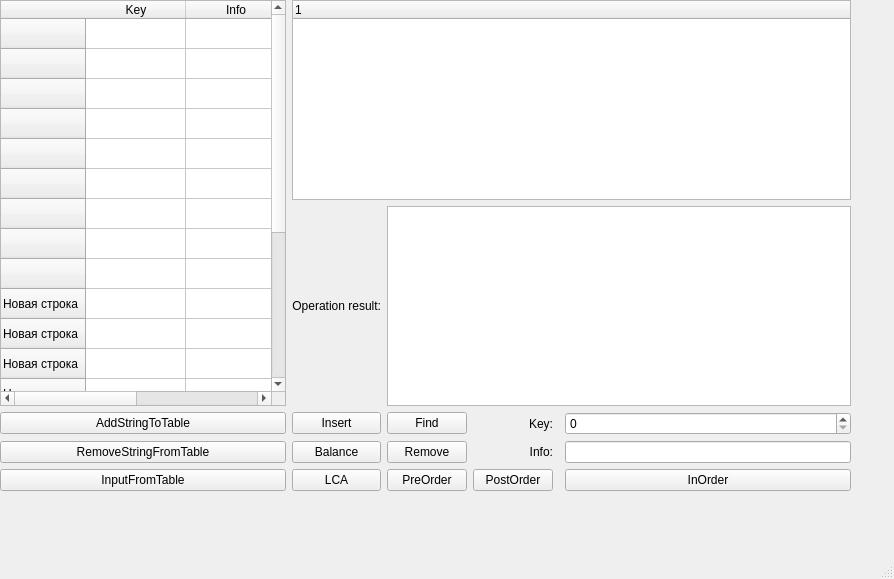
<?xml version="1.0" encoding="UTF-8"?>
<ui version="4.0">
 <class>MainWindow</class>
 <widget class="QMainWindow" name="MainWindow">
  <property name="geometry">
   <rect>
    <x>0</x>
    <y>0</y>
    <width>894</width>
    <height>579</height>
   </rect>
  </property>
  <property name="windowTitle">
   <string>MainWindow</string>
  </property>
  <widget class="QWidget" name="centralwidget">
   <widget class="QWidget" name="gridLayoutWidget">
    <property name="geometry">
     <rect>
      <x>0</x>
      <y>0</y>
      <width>851</width>
      <height>491</height>
     </rect>
    </property>
    <layout class="QGridLayout" name="gridLayout">
     <item row="2" column="1">
      <widget class="QPushButton" name="insertButton">
       <property name="text">
        <string>Insert</string>
       </property>
      </widget>
     </item>
     <item row="4" column="0">
      <widget class="QPushButton" name="inputButton">
       <property name="text">
        <string>InputFromTable</string>
       </property>
      </widget>
     </item>
     <item row="3" column="1">
      <widget class="QPushButton" name="balanceButton">
       <property name="text">
        <string>Balance</string>
       </property>
      </widget>
     </item>
     <item row="2" column="3">
      <widget class="QLabel" name="label_2">
       <property name="text">
        <string>Key:</string>
       </property>
       <property name="alignment">
        <set>Qt::AlignRight|Qt::AlignTrailing|Qt::AlignVCenter</set>
       </property>
      </widget>
     </item>
     <item row="2" column="5">
      <widget class="QSpinBox" name="keySpinBox"/>
     </item>
     <item row="2" column="0">
      <widget class="QPushButton" name="addStringButton">
       <property name="text">
        <string>AddStringToTable</string>
       </property>
      </widget>
     </item>
     <item row="2" column="2">
      <widget class="QPushButton" name="findButton">
       <property name="text">
        <string>Find</string>
       </property>
      </widget>
     </item>
     <item row="4" column="1">
      <widget class="QPushButton" name="leavesButton">
       <property name="text">
        <string>LCA</string>
       </property>
      </widget>
     </item>
     <item row="4" column="3">
      <widget class="QPushButton" name="postorderButton">
       <property name="text">
        <string>PostOrder</string>
       </property>
      </widget>
     </item>
     <item row="0" column="1" colspan="5">
      <widget class="QTreeWidget" name="treeWidget">
       <column>
        <property name="text">
         <string notr="true">1</string>
        </property>
       </column>
      </widget>
     </item>
     <item row="1" column="1">
      <widget class="QLabel" name="label">
       <property name="text">
        <string>Operation result:</string>
       </property>
       <property name="alignment">
        <set>Qt::AlignRight|Qt::AlignTrailing|Qt::AlignVCenter</set>
       </property>
      </widget>
     </item>
     <item row="1" column="2" colspan="4">
      <widget class="QPlainTextEdit" name="resLAbel"/>
     </item>
     <item row="3" column="3">
      <widget class="QLabel" name="label_1">
       <property name="text">
        <string>Info:</string>
       </property>
       <property name="alignment">
        <set>Qt::AlignRight|Qt::AlignTrailing|Qt::AlignVCenter</set>
       </property>
      </widget>
     </item>
     <item row="3" column="0">
      <widget class="QPushButton" name="removeStringButton">
       <property name="text">
        <string>RemoveStringFromTable</string>
       </property>
      </widget>
     </item>
     <item row="3" column="2">
      <widget class="QPushButton" name="removeButton">
       <property name="text">
        <string>Remove</string>
       </property>
      </widget>
     </item>
     <item row="3" column="5">
      <widget class="QLineEdit" name="infoLineEdit"/>
     </item>
     <item row="0" column="0" rowspan="2">
      <widget class="QTableWidget" name="tableWidget">
       <row>
        <property name="text">
         <string/>
        </property>
       </row>
       <row>
        <property name="text">
         <string/>
        </property>
       </row>
       <row>
        <property name="text">
         <string/>
        </property>
       </row>
       <row>
        <property name="text">
         <string/>
        </property>
       </row>
       <row>
        <property name="text">
         <string/>
        </property>
       </row>
       <row>
        <property name="text">
         <string/>
        </property>
       </row>
       <row>
        <property name="text">
         <string/>
        </property>
       </row>
       <row>
        <property name="text">
         <string/>
        </property>
       </row>
       <row>
        <property name="text">
         <string/>
        </property>
       </row>
       <row>
        <property name="text">
         <string>Новая строка</string>
        </property>
       </row>
       <row>
        <property name="text">
         <string>Новая строка</string>
        </property>
       </row>
       <row>
        <property name="text">
         <string>Новая строка</string>
        </property>
       </row>
       <row>
        <property name="text">
         <string>Новая строка</string>
        </property>
       </row>
       <row>
        <property name="text">
         <string>Новая строка</string>
        </property>
       </row>
       <row>
        <property name="text">
         <string>Новая строка</string>
        </property>
       </row>
       <row>
        <property name="text">
         <string>Новая строка</string>
        </property>
       </row>
       <row>
        <property name="text">
         <string>Новая строка</string>
        </property>
       </row>
       <row>
        <property name="text">
         <string>Новая строка</string>
        </property>
       </row>
       <row>
        <property name="text">
         <string>Новая строка</string>
        </property>
       </row>
       <row>
        <property name="text">
         <string>Новая строка</string>
        </property>
       </row>
       <column>
        <property name="text">
         <string>Key</string>
        </property>
       </column>
       <column>
        <property name="text">
         <string>Info</string>
        </property>
       </column>
      </widget>
     </item>
     <item row="4" column="2">
      <widget class="QPushButton" name="preorderButton">
       <property name="text">
        <string>PreOrder</string>
       </property>
      </widget>
     </item>
     <item row="4" column="5">
      <widget class="QPushButton" name="inorderButton">
       <property name="text">
        <string>InOrder</string>
       </property>
      </widget>
     </item>
    </layout>
   </widget>
  </widget>
  <widget class="QMenuBar" name="menubar">
   <property name="geometry">
    <rect>
     <x>0</x>
     <y>0</y>
     <width>894</width>
     <height>23</height>
    </rect>
   </property>
  </widget>
  <widget class="QStatusBar" name="statusbar"/>
 </widget>
 <resources/>
 <connections/>
</ui>
